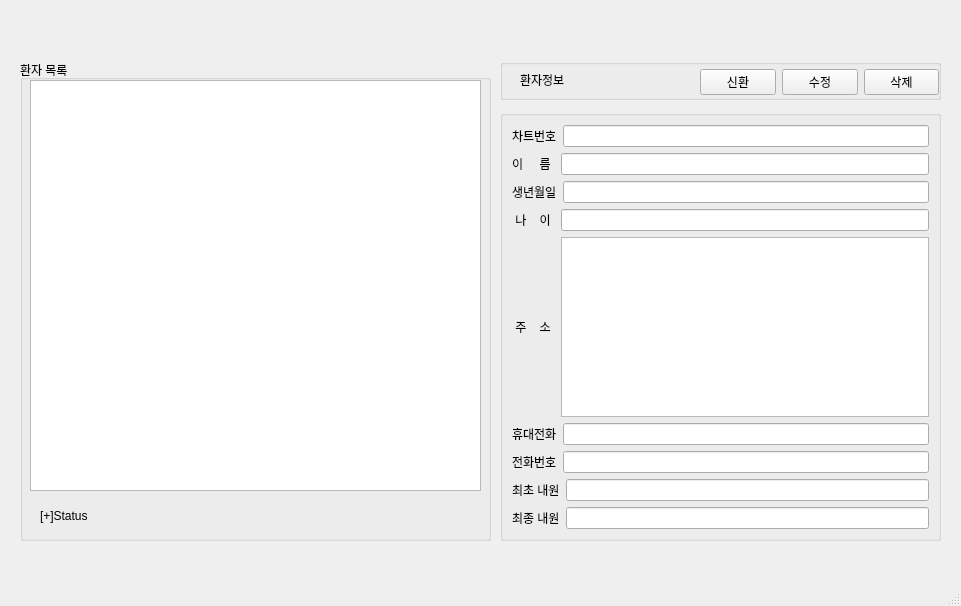
<?xml version="1.0" encoding="UTF-8"?>
<ui version="4.0">
 <class>MainWindow</class>
 <widget class="QMainWindow" name="MainWindow">
  <property name="geometry">
   <rect>
    <x>0</x>
    <y>0</y>
    <width>961</width>
    <height>606</height>
   </rect>
  </property>
  <property name="windowTitle">
   <string>MainWindow</string>
  </property>
  <widget class="QWidget" name="centralwidget">
   <widget class="QLabel" name="label">
    <property name="geometry">
     <rect>
      <x>40</x>
      <y>500</y>
      <width>111</width>
      <height>31</height>
     </rect>
    </property>
    <property name="text">
     <string>[+]Status</string>
    </property>
   </widget>
   <widget class="QGroupBox" name="groupBox">
    <property name="geometry">
     <rect>
      <x>500</x>
      <y>110</y>
      <width>441</width>
      <height>431</height>
     </rect>
    </property>
    <property name="title">
     <string/>
    </property>
    <layout class="QVBoxLayout" name="verticalLayout">
     <item>
      <layout class="QHBoxLayout" name="horizontalLayout">
       <item>
        <widget class="QLabel" name="label_pntuid">
         <property name="text">
          <string>차트번호</string>
         </property>
        </widget>
       </item>
       <item>
        <widget class="QLineEdit" name="lineEdit_pntuid">
         <property name="readOnly">
          <bool>false</bool>
         </property>
        </widget>
       </item>
      </layout>
     </item>
     <item>
      <layout class="QHBoxLayout" name="horizontalLayout_2">
       <item>
        <widget class="QLabel" name="label_pntname">
         <property name="text">
          <string>이     름 </string>
         </property>
        </widget>
       </item>
       <item>
        <widget class="QLineEdit" name="lineEdit_pntname"/>
       </item>
      </layout>
     </item>
     <item>
      <layout class="QHBoxLayout" name="horizontalLayout_3">
       <item>
        <widget class="QLabel" name="label_birthdate">
         <property name="text">
          <string>생년월일</string>
         </property>
        </widget>
       </item>
       <item>
        <widget class="QLineEdit" name="lineEdit_birthdate"/>
       </item>
      </layout>
     </item>
     <item>
      <layout class="QHBoxLayout" name="horizontalLayout_4">
       <item>
        <widget class="QLabel" name="label_age">
         <property name="text">
          <string> 나    이 </string>
         </property>
        </widget>
       </item>
       <item>
        <widget class="QLineEdit" name="lineEdit_age">
         <property name="readOnly">
          <bool>true</bool>
         </property>
        </widget>
       </item>
      </layout>
     </item>
     <item>
      <layout class="QHBoxLayout" name="horizontalLayout_5">
       <item>
        <widget class="QLabel" name="label_adrr">
         <property name="text">
          <string> 주    소 </string>
         </property>
        </widget>
       </item>
       <item>
        <widget class="QTextEdit" name="textEdit_adrr"/>
       </item>
      </layout>
     </item>
     <item>
      <layout class="QHBoxLayout" name="horizontalLayout_6">
       <item>
        <widget class="QLabel" name="label_hpno">
         <property name="text">
          <string>휴대전화</string>
         </property>
        </widget>
       </item>
       <item>
        <widget class="QLineEdit" name="lineEdit_hpno"/>
       </item>
      </layout>
     </item>
     <item>
      <layout class="QHBoxLayout" name="horizontalLayout_7">
       <item>
        <widget class="QLabel" name="label_hometel">
         <property name="text">
          <string>전화번호</string>
         </property>
        </widget>
       </item>
       <item>
        <widget class="QLineEdit" name="lineEdit_hometel"/>
       </item>
      </layout>
     </item>
     <item>
      <layout class="QHBoxLayout" name="horizontalLayout_8">
       <item>
        <widget class="QLabel" name="label_FirstVisitDate">
         <property name="text">
          <string>최초 내원</string>
         </property>
        </widget>
       </item>
       <item>
        <widget class="QLineEdit" name="lineEdit_FirstVisitDate"/>
       </item>
      </layout>
     </item>
     <item>
      <layout class="QHBoxLayout" name="horizontalLayout_9">
       <item>
        <widget class="QLabel" name="label_LastVisitDate">
         <property name="text">
          <string>최종 내원</string>
         </property>
        </widget>
       </item>
       <item>
        <widget class="QLineEdit" name="lineEdit_LastVisitDate"/>
       </item>
      </layout>
     </item>
    </layout>
   </widget>
   <widget class="QGroupBox" name="groupBox_2">
    <property name="geometry">
     <rect>
      <x>500</x>
      <y>59</y>
      <width>441</width>
      <height>41</height>
     </rect>
    </property>
    <property name="title">
     <string/>
    </property>
    <widget class="QLabel" name="label_2">
     <property name="geometry">
      <rect>
       <x>20</x>
       <y>10</y>
       <width>61</width>
       <height>21</height>
      </rect>
     </property>
     <property name="text">
      <string>환자정보</string>
     </property>
    </widget>
    <widget class="QWidget" name="layoutWidget">
     <property name="geometry">
      <rect>
       <x>200</x>
       <y>10</y>
       <width>239</width>
       <height>26</height>
      </rect>
     </property>
     <layout class="QHBoxLayout" name="horizontalLayout_10">
      <item>
       <widget class="QPushButton" name="pushButton_save">
        <property name="text">
         <string>신환</string>
        </property>
       </widget>
      </item>
      <item>
       <widget class="QPushButton" name="pushButton_Edit">
        <property name="text">
         <string>수정</string>
        </property>
       </widget>
      </item>
      <item>
       <widget class="QPushButton" name="pushButton_delete">
        <property name="text">
         <string>삭제</string>
        </property>
       </widget>
      </item>
     </layout>
    </widget>
   </widget>
   <widget class="QGroupBox" name="groupBox_3">
    <property name="geometry">
     <rect>
      <x>20</x>
      <y>60</y>
      <width>471</width>
      <height>481</height>
     </rect>
    </property>
    <property name="title">
     <string>환자 목록</string>
    </property>
    <widget class="QTableView" name="tableView">
     <property name="geometry">
      <rect>
       <x>10</x>
       <y>20</y>
       <width>451</width>
       <height>411</height>
      </rect>
     </property>
     <property name="selectionBehavior">
      <enum>QAbstractItemView::SelectRows</enum>
     </property>
     <property name="horizontalScrollMode">
      <enum>QAbstractItemView::ScrollPerItem</enum>
     </property>
    </widget>
   </widget>
  </widget>
  <widget class="QMenuBar" name="menubar">
   <property name="geometry">
    <rect>
     <x>0</x>
     <y>0</y>
     <width>961</width>
     <height>22</height>
    </rect>
   </property>
  </widget>
  <widget class="QStatusBar" name="statusbar"/>
 </widget>
 <resources/>
 <connections/>
</ui>
